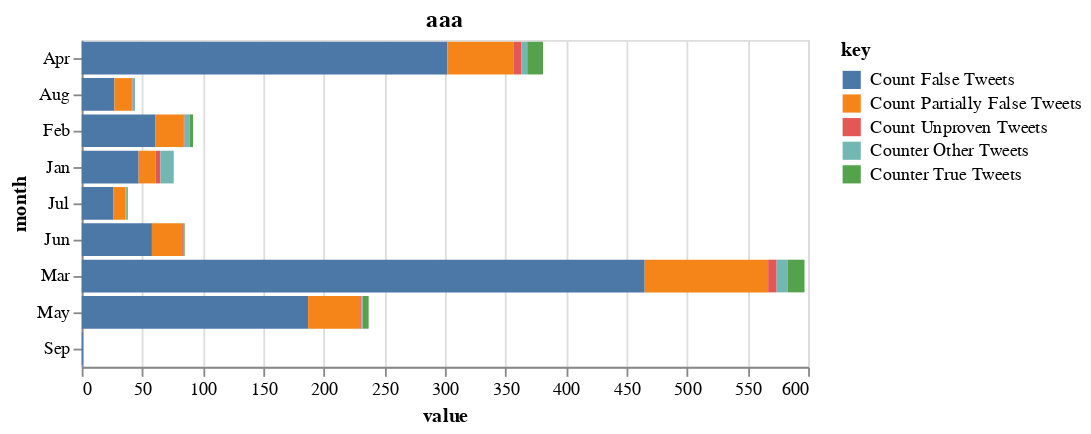

Here is the notebook cell this chart was saved with:
### Markdown cell above
# Marco

### Code cell
csv_dataframe = pd.read_csv('dataset/fakecovid_filtered_dataset_clean.csv',sep=";")
csv_dataframe['tweet_id'] = csv_dataframe['tweet_id'].astype(str)
csv_list = csv_dataframe.values.tolist()
lista_unica_csv=list(itertools.chain.from_iterable(csv_list))

data = []
with open('dataset/fakecovid_result_translated_full.json', 'r') as f:
    for line in f:
        data.append(json.loads(line))

index=0
cmt_list = []
#stopwords = set(STOPWORDS) 
for element in data:
    token_id = data[index]['id_str']
    indice_csv = lista_unica_csv.index(token_id)
    token = token=data[index]['created_at']
    final_token = token[4:7] + " " +lista_unica_csv[indice_csv+1].lower().replace(" ", "")
    cmt_list.append(final_token)
    index=index+1
    
#print(cmt_list)
fdist = dict(nltk.FreqDist(cmt_list))
df = pd.DataFrame.from_dict(fdist, orient='index').reset_index()
df = df.rename(columns={'index':'month', 0:'count'})
col_one_list = df['month'].tolist()
col_two_list = df['count'].tolist()

typelist=[]
namelist=[]

index = 0

count_false = [0] * len(col_one_list)
count_part = [0] * len(col_one_list)
count_true = [0] * len(col_one_list)
count_other = [0] * len(col_one_list)
count_unproven = [0] * len(col_one_list)
#print("count false len "+str(len(count_false)))

for el in col_one_list:
    tok = el.split()
    namelist.append(tok[0])
    #typelist.append(tok[1])
    if tok[0] in namelist:
        indx = namelist.index(tok[0])
        if tok[1] == "false":
            count_false[indx] = col_two_list[index]
        elif tok[1] == "partiallyfalse":
            count_part[indx] = col_two_list[index]
        elif tok[1] == "unproven":
            count_unproven[indx] = col_two_list[index]
        elif tok[1] == "others":
            count_other[indx] = col_two_list[index]
        elif tok[1] == "true":
            count_true[indx] = col_two_list[index]
        else:
            print("errore count")
   
    index = index + 1

i=0
for el in col_two_list:
    col_two_list[i] = count_false[i] + count_part[i] + count_unproven[i] + count_other[i] + count_true[i]
    i = i + 1

#print("count false len "+str(len(count_false)))
df['month']=namelist
df['Count False Tweets']=count_false
df['Count Partially False Tweets']=count_part
df['Count Unproven Tweets']=count_unproven
df['Counter Other Tweets']=count_other
df['Counter True Tweets']=count_true
df['count'] = col_two_list
#del df['count']


#df['type']=typelist

df = df.sort_values(by=['count'],ascending=[False])

#print(df.head(20))

bars = alt.Chart(df).transform_fold(
    ['Count False Tweets', 'Count Partially False Tweets', 'Count Unproven Tweets', 'Counter Other Tweets', 'Counter True Tweets'],
).mark_bar().encode(
    x=alt.X('value:Q'),
    y=alt.Y('month:N'),
    color=alt.Color('key:N')
).transform_filter(
    alt.FieldRangePredicate(field='count', range=[1, 1000])
).properties(title="aaa")


bars

### Figure 1 — Vega-Lite specification as saved in the notebook (floating-point values rounded to 4 significant figures)
{"config": {"view": {"continuousWidth": 400, "continuousHeight": 300}}, "data": {"name": "data-80530d58c424d6d585b6567455696d01"}, "mark": "bar", "encoding": {"color": {"type": "nominal", "field": "key"}, "x": {"type": "quantitative", "field": "value"}, "y": {"type": "nominal", "field": "month"}}, "title": "aaa", "transform": [{"fold": ["Count False Tweets", "Count Partially False Tweets", "Count Unproven Tweets", "Counter Other Tweets", "Counter True Tweets"]}, {"filter": {"field": "count", "range": [1, 1000]}}], "$schema": "https://vega.github.io/schema/vega-lite/v4.8.1.json", "datasets": {"data-80530d58c424d6d585b6567455696d01": [{"month": "Mar", "count": 597, "Count False Tweets": 465, "Count Partially False Tweets": 102, "Count Unproven Tweets": 7, "Counter Other Tweets": 9, "Counter True Tweets": 14}, {"month": "Apr", "count": 381, "Count False Tweets": 302, "Count Partially False Tweets": 55, "Count Unproven Tweets": 6, "Counter Other Tweets": 5, "Counter True Tweets": 13}, {"month": "May", "count": 237, "Count False Tweets": 187, "Count Partially False Tweets": 43, "Count Unproven Tweets": 1, "Counter Other Tweets": 1, "Counter True Tweets": 5}, {"month": "Feb", "count": 92, "Count False Tweets": 61, "Count Partially False Tweets": 23, "Count Unproven Tweets": 1, "Counter Other Tweets": 4, "Counter True Tweets": 3}, {"month": "Jun", "count": 85, "Count False Tweets": 58, "Count Partially False Tweets": 25, "Count Unproven Tweets": 1, "Counter Other Tweets": 0, "Counter True Tweets": 1}, {"month": "Jan", "count": 76, "Count False Tweets": 47, "Count Partially False Tweets": 14, "Count Unproven Tweets": 4, "Counter Other Tweets": 11, "Counter True Tweets": 0}, {"month": "Aug", "count": 44, "Count False Tweets": 27, "Count Partially False Tweets": 14, "Count Unproven Tweets": 1, "Counter Other Tweets": 2, "Counter True Tweets": 0}, {"month": "Jul", "count": 38, "Count False Tweets": 26, "Count Partially False Tweets": 10, "Count Unproven Tweets": 0, "Counter Other Tweets": 1, "Counter True Tweets": 1}, {"month": "Sep", "count": 1, "Count False Tweets": 1, "Count Partially False Tweets": 0, "Count Unproven Tweets": 0, "Counter Other Tweets": 0, "Counter True Tweets": 0}, {"month": "May", "count": 0, "Count False Tweets": 0, "Count Partially False Tweets": 0, "Count Unproven Tweets": 0, "Counter Other Tweets": 0, "Counter True Tweets": 0}, {"month": "Apr", "count": 0, "Count False Tweets": 0, "Count Partially False Tweets": 0, "Count Unproven Tweets": 0, "Counter Other Tweets": 0, "Counter True Tweets": 0}, {"month": "Apr", "count": 0, "Count False Tweets": 0, "Count Partially False Tweets": 0, "Count Unproven Tweets": 0, "Counter Other Tweets": 0, "Counter True Tweets": 0}, {"month": "Jul", "count": 0, "Count False Tweets": 0, "Count Partially False Tweets": 0, "Count Unproven Tweets": 0, "Counter Other Tweets": 0, "Counter True Tweets": 0}, {"month": "Mar", "count": 0, "Count False Tweets": 0, "Count Partially False Tweets": 0, "Count Unproven Tweets": 0, "Counter Other Tweets": 0, "Counter True Tweets": 0}, {"month": "Jun", "count": 0, "Count False Tweets": 0, "Count Partially False Tweets": 0, "Count Unproven Tweets": 0, "Counter Other Tweets": 0, "Counter True Tweets": 0}, {"month": "Mar", "count": 0, "Count False Tweets": 0, "Count Partially False Tweets": 0, "Count Unproven Tweets": 0, "Counter Other Tweets": 0, "Counter True Tweets": 0}, {"month": "Feb", "count": 0, "Count False Tweets": 0, "Count Partially False Tweets": 0, "Count Unproven Tweets": 0, "Counter Other Tweets": 0, "Counter True Tweets": 0}, {"month": "Jan", "count": 0, "Count False Tweets": 0, "Count Partially False Tweets": 0, "Count Unproven Tweets": 0, "Counter Other Tweets": 0, "Counter True Tweets": 0}, {"month": "Jan", "count": 0, "Count False Tweets": 0, "Count Partially False Tweets": 0, "Count Unproven Tweets": 0, "Counter Other Tweets": 0, "Counter True Tweets": 0}, {"month": "May", "count": 0, "Count False Tweets": 0, "Count Partially False Tweets": 0, "Count Unproven Tweets": 0, "Counter Other Tweets": 0, "Counter True Tweets": 0}, {"month": "Feb", "count": 0, "Count False Tweets": 0, "Count Partially False Tweets": 0, "Count Unproven Tweets": 0, "Counter Other Tweets": 0, "Counter True Tweets": 0}, {"month": "Jul", "count": 0, "Count False Tweets": 0, "Count Partially False Tweets": 0, "Count Unproven Tweets": 0, "Counter Other Tweets": 0, "Counter True Tweets": 0}, {"month": "Feb", "count": 0, "Count False Tweets": 0, "Count Partially False Tweets": 0, "Count Unproven Tweets": 0, "Counter Other Tweets": 0, "Counter True Tweets": 0}, {"month": "May", "count": 0, "Count False Tweets": 0, "Count Partially False Tweets": 0, "Count Unproven Tweets": 0, "Counter Other Tweets": 0, "Counter True Tweets": 0}, {"month": "Feb", "count": 0, "Count False Tweets": 0, "Count Partially False Tweets": 0, "Count Unproven Tweets": 0, "Counter Other Tweets": 0, "Counter True Tweets": 0}, {"month": "Apr", "count": 0, "Count False Tweets": 0, "Count Partially False Tweets": 0, "Count Unproven Tweets": 0, "Counter Other Tweets": 0, "Counter True Tweets": 0}, {"month": "Aug", "count": 0, "Count False Tweets": 0, "Count Partially False Tweets": 0, "Count Unproven Tweets": 0, "Counter Other Tweets": 0, "Counter True Tweets": 0}, {"month": "Aug", "count": 0, "Count False Tweets": 0, "Count Partially False Tweets": 0, "Count Unproven Tweets": 0, "Counter Other Tweets": 0, "Counter True Tweets": 0}, {"month": "Apr", "count": 0, "Count False Tweets": 0, "Count Partially False Tweets": 0, "Count Unproven Tweets": 0, "Counter Other Tweets": 0, "Counter True Tweets": 0}, {"month": "Jan", "count": 0, "Count False Tweets": 0, "Count Partially False Tweets": 0, "Count Unproven Tweets": 0, "Counter Other Tweets": 0, "Counter True Tweets": 0}, {"month": "Aug", "count": 0, "Count False Tweets": 0, "Count Partially False Tweets": 0, "Count Unproven Tweets": 0, "Counter Other Tweets": 0, "Counter True Tweets": 0}, {"month": "Jul", "count": 0, "Count False Tweets": 0, "Count Partially False Tweets": 0, "Count Unproven Tweets": 0, "Counter Other Tweets": 0, "Counter True Tweets": 0}, {"month": "Jun", "count": 0, "Count False Tweets": 0, "Count Partially False Tweets": 0, "Count Unproven Tweets": 0, "Counter Other Tweets": 0, "Counter True Tweets": 0}, {"month": "May", "count": 0, "Count False Tweets": 0, "Count Partially False Tweets": 0, "Count Unproven Tweets": 0, "Counter Other Tweets": 0, "Counter True Tweets": 0}, {"month": "Mar", "count": 0, "Count False Tweets": 0, "Count Partially False Tweets": 0, "Count Unproven Tweets": 0, "Counter Other Tweets": 0, "Counter True Tweets": 0}, {"month": "Mar", "count": 0, "Count False Tweets": 0, "Count Partially False Tweets": 0, "Count Unproven Tweets": 0, "Counter Other Tweets": 0, "Counter True Tweets": 0}, {"month": "Jun", "count": 0, "Count False Tweets": 0, "Count Partially False Tweets": 0, "Count Unproven Tweets": 0, "Counter Other Tweets": 0, "Counter True Tweets": 0}]}}
